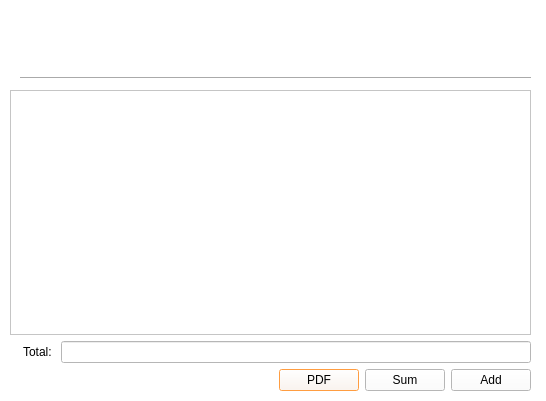
<?xml version="1.0" encoding="UTF-8"?>
<ui version="4.0">
 <class>Transport</class>
 <widget class="QDialog" name="Transport">
  <property name="geometry">
   <rect>
    <x>0</x>
    <y>0</y>
    <width>546</width>
    <height>401</height>
   </rect>
  </property>
  <property name="windowTitle">
   <string>Dialog</string>
  </property>
  <property name="styleSheet">
   <string notr="true">background-color: rgb(255, 255, 255);
selection-background-color: rgb(245, 121, 0);</string>
  </property>
  <widget class="QWidget" name="widget" native="true">
   <property name="geometry">
    <rect>
     <x>210</x>
     <y>0</y>
     <width>120</width>
     <height>80</height>
    </rect>
   </property>
   <property name="styleSheet">
    <string notr="true">image: url(:/images/icons-airplane-80.png);</string>
   </property>
  </widget>
  <widget class="Line" name="line">
   <property name="geometry">
    <rect>
     <x>20</x>
     <y>70</y>
     <width>511</width>
     <height>16</height>
    </rect>
   </property>
   <property name="orientation">
    <enum>Qt::Horizontal</enum>
   </property>
  </widget>
  <widget class="QWidget" name="layoutWidget">
   <property name="geometry">
    <rect>
     <x>10</x>
     <y>90</y>
     <width>521</width>
     <height>301</height>
    </rect>
   </property>
   <layout class="QVBoxLayout" name="verticalLayout">
    <item>
     <widget class="QTableWidget" name="tableWidget"/>
    </item>
    <item>
     <layout class="QHBoxLayout" name="horizontalLayout_2">
      <item>
       <widget class="QLabel" name="label">
        <property name="text">
         <string/>
        </property>
       </widget>
      </item>
      <item>
       <widget class="QLabel" name="label_2">
        <property name="text">
         <string>Total: </string>
        </property>
       </widget>
      </item>
      <item>
       <widget class="QLineEdit" name="lineEdit"/>
      </item>
     </layout>
    </item>
    <item>
     <layout class="QHBoxLayout" name="horizontalLayout">
      <item>
       <spacer name="horizontalSpacer">
        <property name="orientation">
         <enum>Qt::Horizontal</enum>
        </property>
        <property name="sizeHint" stdset="0">
         <size>
          <width>278</width>
          <height>20</height>
         </size>
        </property>
       </spacer>
      </item>
      <item>
       <widget class="QPushButton" name="pushButton_3">
        <property name="text">
         <string>PDF</string>
        </property>
       </widget>
      </item>
      <item>
       <widget class="QPushButton" name="pushButton_2">
        <property name="text">
         <string>Sum</string>
        </property>
       </widget>
      </item>
      <item>
       <widget class="QPushButton" name="pushButton">
        <property name="text">
         <string>Add</string>
        </property>
       </widget>
      </item>
     </layout>
    </item>
   </layout>
  </widget>
 </widget>
 <resources/>
 <connections/>
</ui>
